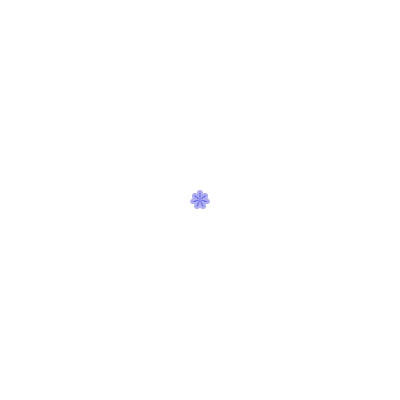
Frame 1 (no input)
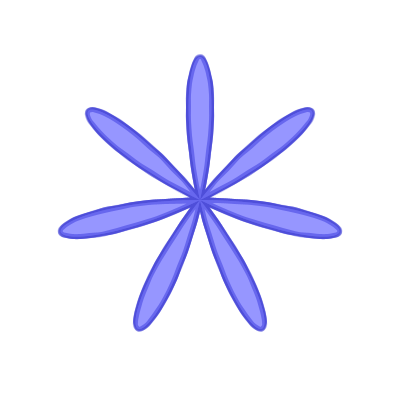
Frame 60 (the mouse pressed at the canvas centre just before this capture)
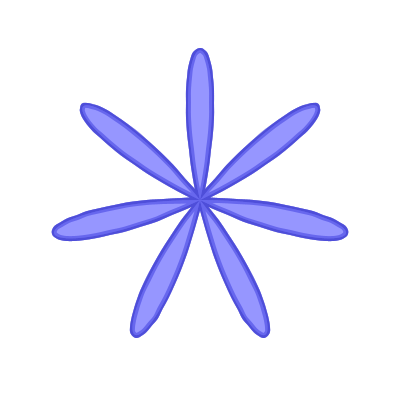
Frame 120 (the mouse held since frame 60 and released just before this capture)

The Processing sketch that drew these frames (run headless with seeded random() and noise(); from frame 60 on, the mouse is pressed at the canvas centre):

// Processing sketch: processing_184162
// ── processing_184162.pde

float count;
float count_theta;

Dot[] dots = new Dot[360];

void setup() {
  size(400, 400);
  background(255);

  for (int i = 0; i < dots.length; i++) {
    dots[i] = new Dot(i);
  }
}

void draw() {
  fill(255, 50);
  noStroke();
  rect(0, 0, width, height);

  count = sin(count_theta);
  count_theta += 0.015;

  pushMatrix();
  translate(width/2, height/2);
  strokeWeight(5);
  stroke(0, 0, 200, 80);
  strokeJoin(ROUND);
  fill(150, 150, 255);

  beginShape();
  for (int i = 0; i < dots.length; i++) {
    dots[i].move(count);
    curveVertex(dots[i].x, dots[i].y);
  }
  endShape(CLOSE);

  popMatrix();
}

class Dot {
  float x;
  float y;
  float theta;

  float goal_x;
  float goal_y;
  float goal_R;
  float default_x;
  float default_y;
  float default_R;

  float easing_x = 0.05;
  float easing_y = 0.05;

  Dot(float tmpTheta) {
    theta = tmpTheta;

    goal_R = 8;
    goal_x = goal_R * (16 * sin(radians(theta)) * sin(radians(theta)) * sin(radians(theta)));
    goal_y = (-1) * goal_R * (13 * cos(radians(theta)) - 5 * cos(radians(2 * theta)) 
      - 2 * cos(radians(3 * theta)) - cos(radians(4 * theta)));

    /*
    default_R = 180;
     default_x = default_R * cos(radians(theta));
     default_y = default_R * sin(radians(theta));
     */
     
    default_R = 150 * sin(radians(theta*7));
    default_x = default_R * cos(radians(theta));
    default_y = default_R * sin(radians(theta));
  }

  void move(float count) {
    if (count < 0) {
      x += (goal_x - x) * easing_x;
      y += (goal_y - y) * easing_y;
    } else {
      x += (default_x - x) * easing_x;
      y += (default_y - y) * easing_y;
    }
  }
}
